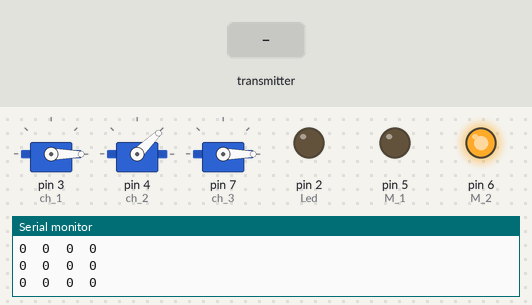
A sketch run on a simulated Arduino Uno, built with avr-gcc and run on an emulated ATmega328P. Parts: 3 × servo, output pins drawn as LEDs (lit = HIGH), the last lines printed to the serial monitor. Inputs (shaded band) come from the test bench. No radio packets arrive unless stated.

Above: at 1.2 s.
1.3 s: the transmitter starts sending y_2 = 128
At 2.5 s:
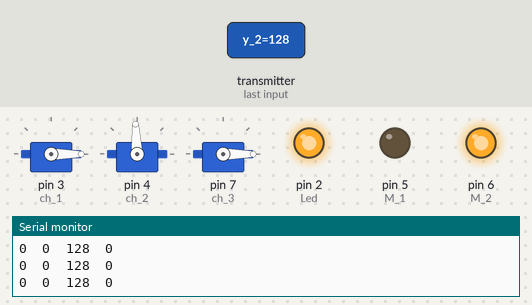
2.8 s: the transmitter starts sending x_2 = 64
At 3.8 s:
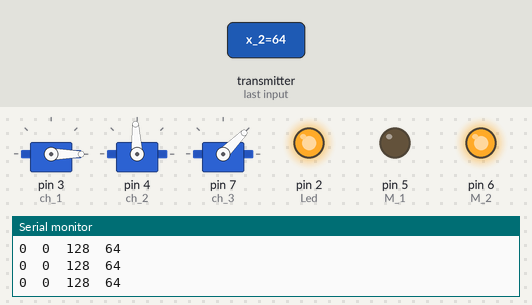
4.3 s: the transmitter starts sending y_1 = 128
At 4.9 s:
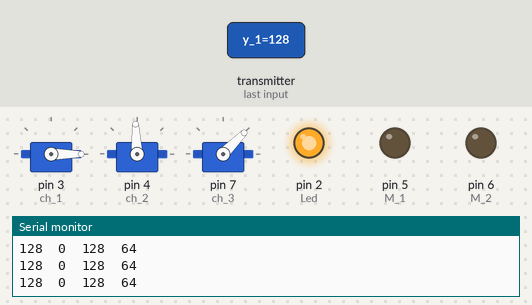
5.8 s: the transmitter starts sending x_1 = 64
At 6.2 s:
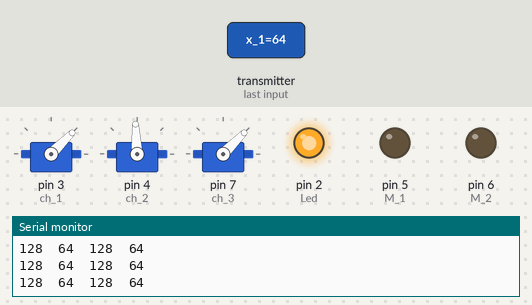
7.3 s: the transmitter starts sending y_2 = 64
At 8.4 s:
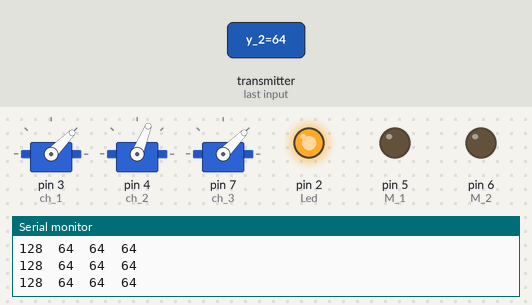
8.8 s: the transmitter starts sending x_2 = 0
At 9.6 s:
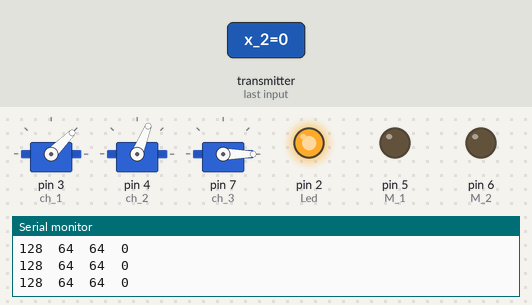
Timing chart, 0 to 11.3 s (numbered marks = the images above; inputs shaded):
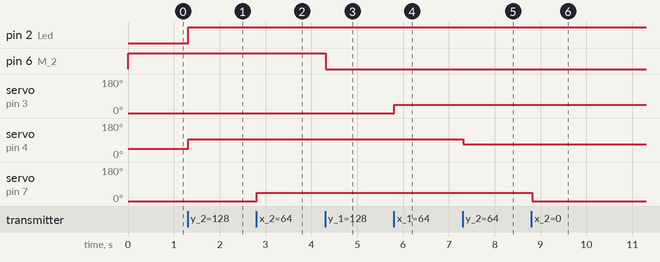

The sketch:

rx.ino
```cpp
#include "SPI.h"
#include "nRF24L01.h"
#include <RF24.h>
#include <Servo.h>

#define M_1 5
#define M_2 6
#define Led 2


Servo ch_1;
Servo ch_2;
Servo ch_3;

unsigned long last_time;
unsigned long new_time;

RF24 radio(9, 10);
const uint64_t pipe = 0xF0F1F2F3F4LL;

struct Signal
{
  byte y_2;
  byte x_2;
  byte y_1;
  byte x_1;

};
Signal data;

void setup() {
  Serial.begin(9600);
  radio.begin();
  radio.setChannel(0);
  radio.setDataRate(RF24_250KBPS);
  radio.setPALevel(RF24_PA_HIGH);
  radio.openReadingPipe(1, pipe);
  radio.startListening();

  ch_1.attach(3);
  ch_2.attach(4);
  ch_3.attach(7);
  pinMode(M_1, OUTPUT);
  pinMode(M_2, OUTPUT);
  pinMode(Led, OUTPUT);

}

void loop() {
Serial.print(data.y_1);
Serial.print("  ");
Serial.print(data.x_1);
Serial.print("  ");
Serial.print(data.y_2);
Serial.print("  ");
Serial.println(data.x_2);


  ReciverData();
  new_time = millis();
  if (new_time - last_time > 1500)
  {
    data.y_1 = 0;
    data.x_1 = 0;
    data.y_2 = 0;
    data.x_2 = 0;
    digitalWrite(Led, LOW);
  }

  if (data.y_1 >= 130 and data.y_1 <= 255)
  {
    analogWrite(M_1, map(data.y_1, 130, 255, 0, 255));
    analogWrite(M_2, LOW);
  } else if (data.y_1 >= 0 and data.y_1 <= 120)
  {
    analogWrite(M_2 , map(data.y_1, 0, 120, 255, 0));
    analogWrite(M_1, LOW);
  } else
  {
    digitalWrite(M_1, LOW);
    digitalWrite(M_2, LOW);
  }

  ch_1.write(map(data.x_1, 0, 255, 0, 180));
  ch_2.writeMicroseconds(map(data.y_2, 0, 255, 1000, 2000));
  ch_3.write(map(data.x_2, 0, 255, 0, 180));

}

void ReciverData()
{
  while (radio.available())
  {
    radio.read(&data, sizeof(Signal));
    last_time = millis();
    digitalWrite(Led, HIGH);
  }

}
```

Measured:
- after the input at 1.3 s, pin 2 (Led): LOW → HIGH at once; servo on pin 4 (ch_2): 44° → 93° at once
- after the input at 2.8 s, servo on pin 7 (ch_3): 0° → 45° at once
- after the input at 4.3 s, pin 6 (M_2): HIGH → LOW at once
- after the input at 5.8 s, servo on pin 3 (ch_1): 0° → 45° at once
- after the input at 7.3 s, servo on pin 4 (ch_2): 93° → 68° at once
- after the input at 8.8 s, servo on pin 7 (ch_3): 45° → 0° at once
